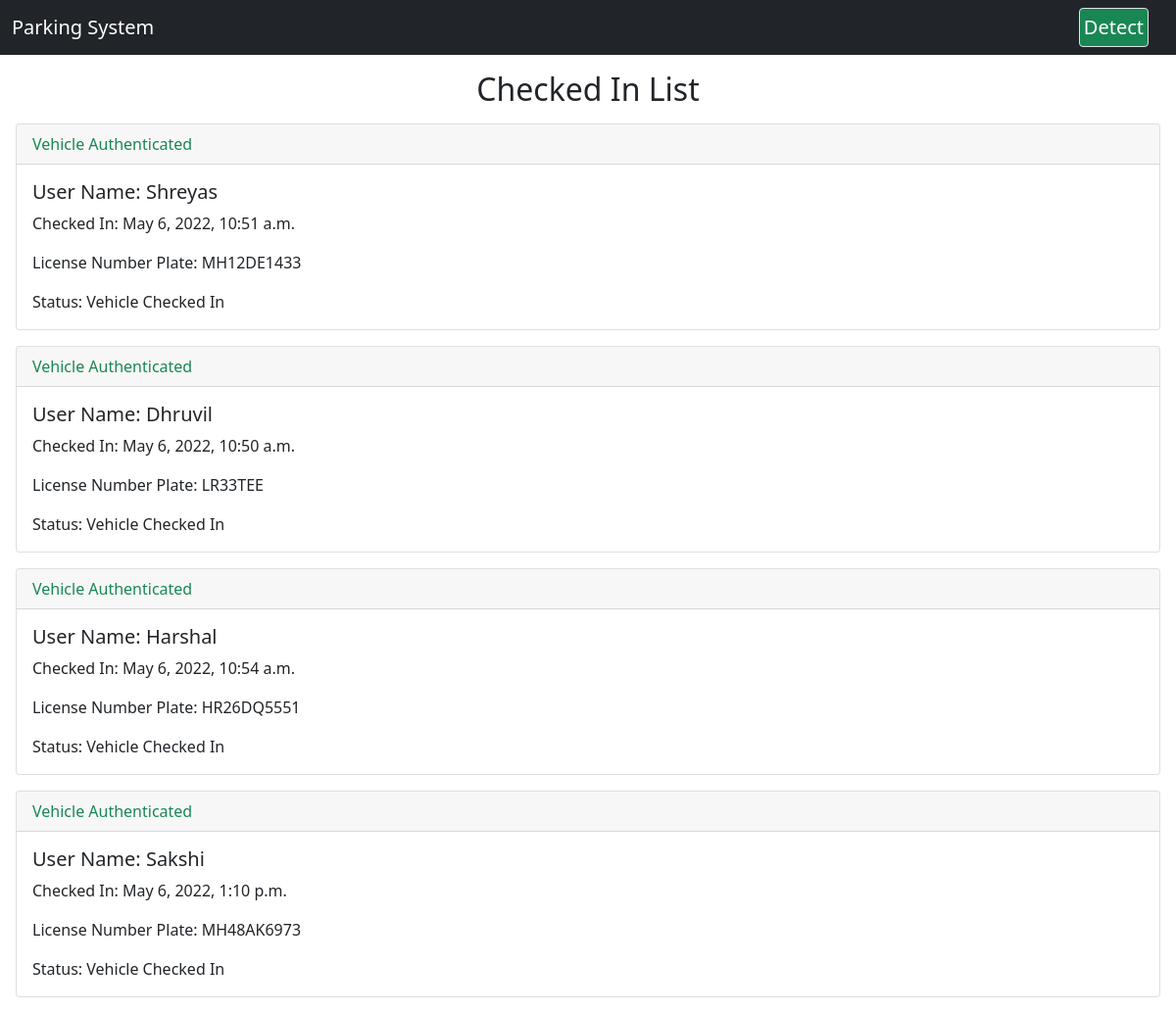
Before: / with the older database file.
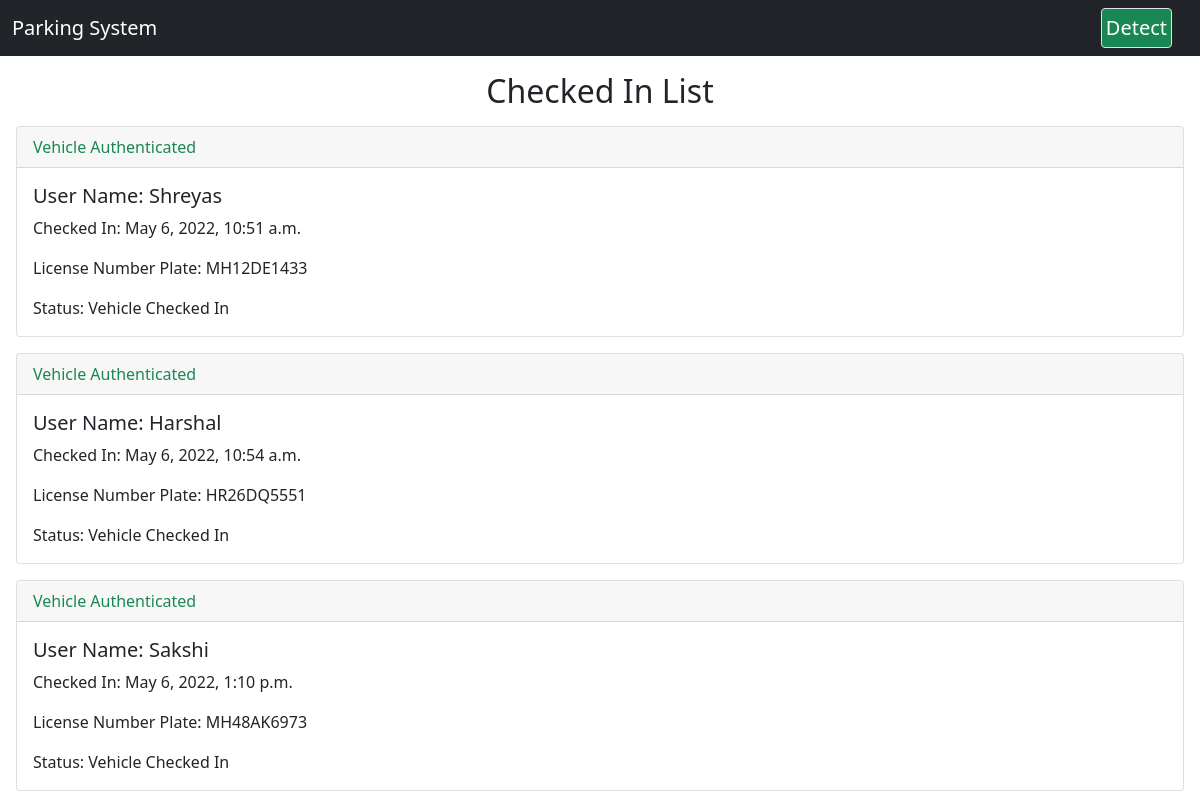
After: the same page with the newer database file.
### mydetection/models.py (models this page shows)
class numberplate(models.Model):
    name=models.TextField()
    number=models.TextField()
    status=models.IntegerField(default=0)
    timestampin=models.DateTimeField(default=datetime.now,null=True, blank=True)
    timestampout=models.DateTimeField(default=datetime.now,null=True, blank=True)

### mydetection/views.py (the view)
# urls.py: path('',logs),
def logs(request):
    userdetail=numberplate.objects.filter(status=1)
    return render(request,'logs.html',context={"users":userdetail})

### templates/logs.html (shortened to what this page needs)
<!doctype html>
{% load static %}
<html lang="en">
  <head>
    <link href="https://cdn.jsdelivr.net/npm/bootstrap@5.1.3/dist/css/bootstrap.min.css" rel="stylesheet">
  </head>
  <body>
    <nav class="navbar navbar-expand-lg navbar-dark bg-dark">
      <div class="container-fluid">
        <a class="navbar-brand" href="#">Parking System</a>
        <a href="/detect" class="navbar-brand border rounded bg-success p-1">Detect</a>
      </div>
    </nav>
    <h2 class="m-3 text-center">Checked In List</h2>
        {% for user in users %}
        <div class="card m-3">
        <div class="card-header text-success">
          Vehicle Authenticated
        </div>
        <div class="card-body">
            <h5 class="card-title">User Name: {{user.name}}</h5>
            <p class="card-text">Checked In: {{user.timestampin}}</p>
            <p class="card-text">License Number Plate: {{user.number}}</p>
            <p class="card-text">Status: Vehicle Checked In</p>
        </div>
        </div>
        {% endfor %}
  </body>
</html>

Changed rows visible on the page:
no longer on this page (row edited): numberplate: name "Dhruvil", timestampin "May 6, 2022, 10:50 a.m.", number "LR33TEE"
